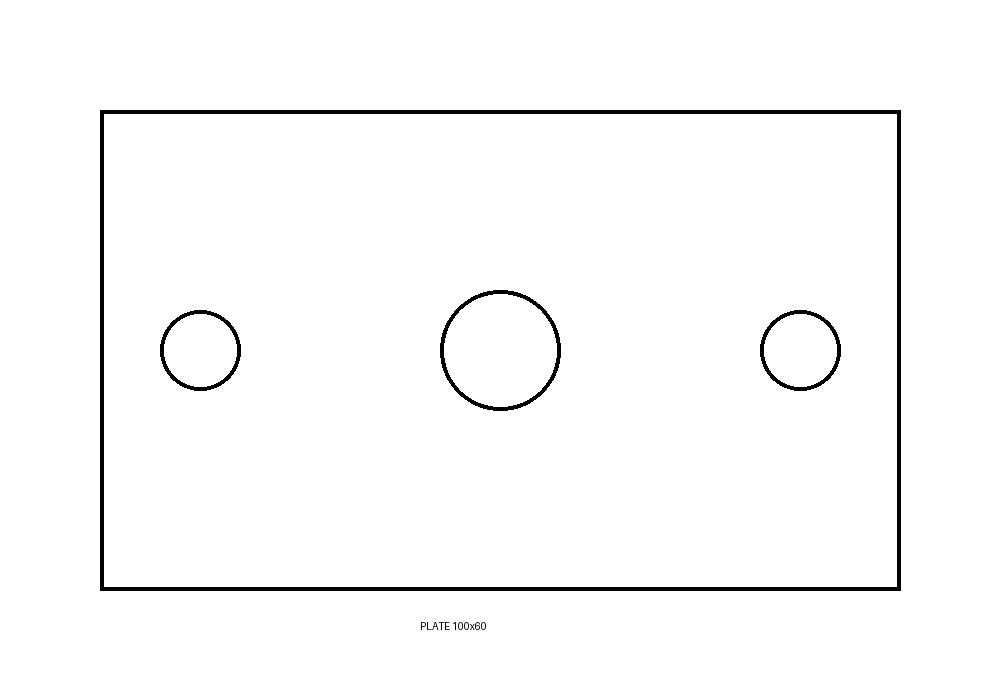
#> input picture tests/data/bracket_drawing.png, 1000 x 700 px
$ python -i vision.py   (imports and definitions only)
#> lines starting #> are read from the running program, lines starting #| are printed output that depends on the picture; after the words box and inside, x2 and y2 are one past the last pixel; in counts of white or black regions, pixels touching at a corner belong together
"""Image helpers: load/downscale, contour extraction from drawings, side-by-side compare."""
import io
import math

from PIL import Image as PILImage, ImageDraw, ImageFont, ImageOps

MAX_SIDE = 1568  # what most vision models use without further downscaling


def load(path):
#> called with path = '../../tests/data/bracket_drawing.png'
    img = PILImage.open(path)
#> img is the input picture: PIL image 1000x700 RGB; min 0, max 255, mean 250
    img = ImageOps.exif_transpose(img)  # phone photos
    return img.convert("RGB")


# [92 lines left out: functions to_png, side_by_side, _photo_mask, _grabcut_mask, _resample, not called in this run]


def extract_contours(path, crop=None, invert=None, threshold=None, min_area_frac=0.002,
                     epsilon_frac=0.004, ref_length_mm=None, ref_axis="width",
                     mm_per_px=None, max_points=400, mode="auto", as_spline=False,
                     spline_points=32):
    """Find the main outline + inner holes of a part in a drawing/silhouette/clean photo.

    Returns coordinates in mm (if a scale is known) or px, origin at the centre of the
    outline's bounding box, Y axis pointing UP (CAD convention).
    """
    import cv2
    import numpy as np

    img = load(path)
    if crop:
        x0, y0, x1, y1 = [int(v) for v in crop]
        img = img.crop((x0, y0, x1, y1))
    gray = cv2.cvtColor(np.array(img), cv2.COLOR_RGB2GRAY)
    gray = cv2.GaussianBlur(gray, (5, 5), 0)
    h, w = gray.shape
#> h = 700; w = 1000

    if mode == "auto":
        # photos have many mid-tones; drawings/silhouettes are mostly two-tone
        hist = np.histogram(gray, bins=8, range=(0, 255))[0] / float(gray.size)
#> hist = [0.00898, 0.00115, 0.00865, 0.000566, 0.000666, 0.00898, 0.00126, 0.97]
        mode = "photo" if np.sort(hist)[-2:].sum() < 0.85 else "drawing"
#> mode = 'drawing'
    photo = mode == "photo"
#> photo = False
    if invert is None:  # bright border => dark object on light background
        border = np.concatenate([gray[0, :], gray[-1, :], gray[:, 0], gray[:, -1]])
#> border = 3400 values from 255 to 255
        invert = border.mean() > 127
#> invert = True
    flag = cv2.THRESH_BINARY_INV if invert else cv2.THRESH_BINARY
#> flag = 1
    if threshold is None:
        _, bw = cv2.threshold(gray, 0, 255, flag | cv2.THRESH_OTSU)
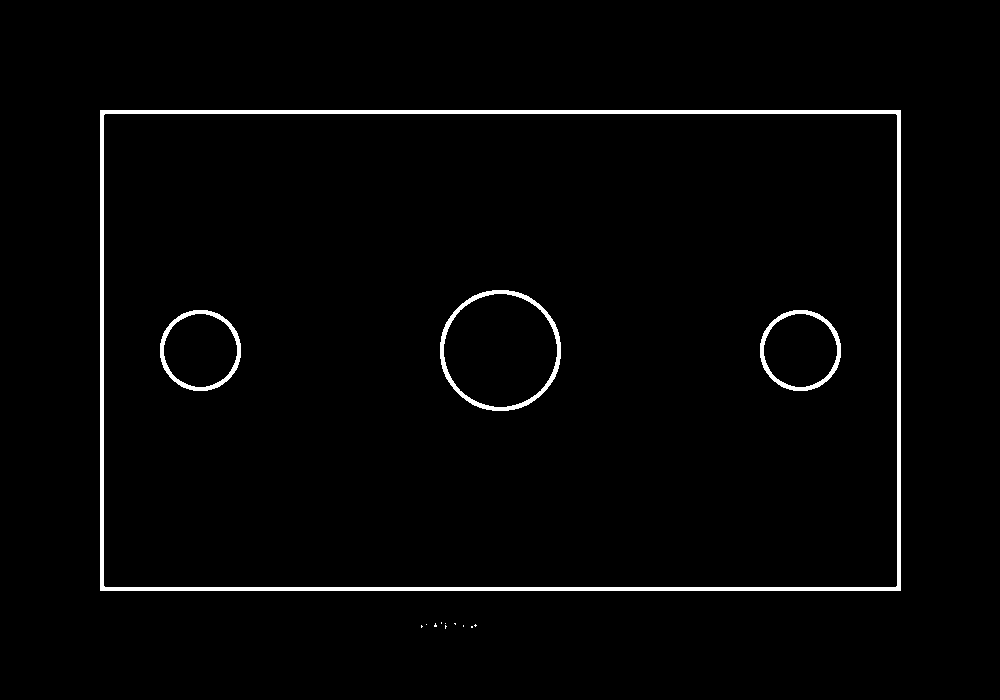
#> bw: shape (700, 1000); 2% white; 14 white regions (10 under 20 px), largest, box (x1, y1, x2, y2) and area: (100, 110, 901, 591) 10196, (440, 290, 561, 411) 1624, (160, 310, 241, 391) 1060, (760, 310, 841, 391) 1060
    else:
        _, bw = cv2.threshold(gray, int(threshold), 255, flag)
    k = max(3, int(round(min(h, w) / 300.0)) | 1)
#> k = 3
    bw = cv2.morphologyEx(bw, cv2.MORPH_CLOSE, np.ones((k, k), np.uint8))
#> bw: shape (700, 1000); 2% white; 12 white regions (8 under 20 px)
    if photo:
        bw = _photo_mask(np.array(img), np, cv2)

    # line drawings: fill closed outlines so the part becomes a solid region
    cnts, hier = cv2.findContours(bw, cv2.RETR_TREE, cv2.CHAIN_APPROX_NONE)
#> cnts = 16 contours, 8 with area under 20; largest, box (x1, y1, x2, y2) and area: (100, 110, 901, 591) 384000, (103, 113, 898, 588) 376348, (440, 290, 561, 411) 11406, (443, 293, 558, 408) 10114, (760, 310, 841, 391) 5086, (160, 310, 241, 391) 5086, (763, 313, 838, 388) 4244, (163, 313, 238, 388) 4244
    if not cnts:
        raise ValueError("no contours found (try invert=true/false, threshold or crop)")
    hier = hier[0]
    area = [cv2.contourArea(c) for c in cnts]
#> area = [0, 1, 4.5, 0, 0.5, 1, 3, 0, 384000, 376348, 5086, 4244, 5086, 4244, 11406, 10114]
    min_area = min_area_frac * h * w
#> min_area = 1400

    def children(i):
        out, c = [], hier[i][2]
        while c >= 0:
            out.append(c)
            c = hier[c][0]
        return out

    outers = [i for i in range(len(cnts)) if hier[i][3] < 0 and area[i] >= min_area]
#> outers = [8]
    if not outers:
        raise ValueError("no contour bigger than min_area_frac; lower it or crop")
    main = max(outers, key=lambda i: area[i])
#> main = 8
    kids = [c for c in children(main) if area[c] >= min_area * 0.05]
#> in children, `out, c = [], hier[i][2]`: out = []; c = 9
#> the loop in children, `while c >= 0:` made 1 pass
#> c on pass 1: -1
#> after the loop in children, `while c >= 0:`: out = [9]
#> kids = [9]
    big = [c for c in kids if area[c] > 0.6 * area[main]]
#> big = [9]
    mode = "silhouette"
    if big:  # outline drawn as a thin line: holes are drawn rings inside it
        mode = "line drawing"
        kids = [c for c in children(big[0]) if area[c] >= min_area * 0.05]
#> the loop in children (call 2), `while c >= 0:` made 3 passes
#> c on passes 1 to 3: 12, 14, -1
#> kids = [10, 12, 14]
    holes = kids
#> holes = [10, 12, 14]

    x, y, bw_w, bw_h = cv2.boundingRect(cnts[main])
#> x = 100; y = 110; bw_w = 801; bw_h = 481
    ox, oy = x + bw_w / 2.0, y + bw_h / 2.0
#> ox = 500.5; oy = 350.5
    if mm_per_px:
        scale, unit = float(mm_per_px), "mm"
    elif ref_length_mm:
        scale = float(ref_length_mm) / float(bw_w if ref_axis == "width" else bw_h)
        unit = "mm"
    else:
        scale, unit = 1.0, "px"

    def conv(px, py):
        return [round((px - ox) * scale, 2), round(-(py - oy) * scale, 2)]

    def describe(c):
        area = cv2.contourArea(c)
#> area = 384000
        peri = cv2.arcLength(c, True)
#> peri = 2560
        circ = 4 * math.pi * area / (peri * peri) if peri else 0
#> circ = 0.736
        (cx, cy), r = cv2.minEnclosingCircle(c)
#> cx = 500; cy = 350; r = 466.5
        if circ > 0.86 and area / (math.pi * r * r) > 0.86:
            return {"type": "circle", "x": conv(cx, cy)[0], "y": conv(cx, cy)[1],
                    "d": round(2 * math.sqrt(area / math.pi) * scale, 2)}
        eps = epsilon_frac * peri
#> eps = 10.24
        approx = cv2.approxPolyDP(c, eps, True)
#> approx = [[100, 110], [100, 590], [900, 590], [900, 110]]
        while len(approx) > max_points:
            eps *= 1.5
            approx = cv2.approxPolyDP(c, eps, True)
#> this loop made 0 passes
#> after the loop, eps = 10.24
        pts = [conv(p[0][0], p[0][1]) for p in approx]
#> pts = [[-400.5, 240.5], [-400.5, -239.5], [399.5, -239.5], [399.5, 240.5]]
        rx, ry, rw, rh = cv2.boundingRect(c)
#> rx = 100; ry = 110; rw = 801; rh = 481
        if len(pts) == 4 and area / float(rw * rh) > 0.95:
            ccx, ccy = conv(rx + rw / 2.0, ry + rh / 2.0)
#> ccx = 0; ccy = 0
            return {"type": "rect", "x": ccx, "y": ccy,
                    "w": round(rw * scale, 2), "h": round(rh * scale, 2)}
        return {"type": "polygon", "points": pts}

    outline = describe(cnts[main])
#> outline = {'type': 'rect', 'x': 0, 'y': 0, 'w': 801, 'h': 481}
    if as_spline:
        n = max(8, min(int(spline_points), 120))
        outline = {"type": "spline", "points": [conv(px, py) for px, py in _resample(cnts[main], n, np)]}
    hole_profiles = [describe(cnts[i]) for i in holes]
#> hole_profiles = 3 items

    overlay = img.copy()
    dr = ImageDraw.Draw(overlay)
    for i, color in [(main, (230, 40, 40))] + [(j, (40, 90, 230)) for j in holes]:
        pts = [tuple(p[0]) for p in cnts[i][:: max(1, len(cnts[i]) // 400)]]
        if len(pts) > 1:
            dr.line(pts + [pts[0]], fill=color, width=max(2, w // 300))
#> this loop made 4 passes
#> (i, color) on passes 1 to 4: (8, (230, 40, 40)), (10, (40, 90, 230)), (12, (40, 90, 230)), (14, (40, 90, 230))
    dr.rectangle([x, y, x + bw_w, y + bw_h], outline=(40, 160, 40), width=1)

    return {
        "unit": unit,
        "mode": ("photo silhouette" if photo else mode),
        "scale_mm_per_px": scale if unit == "mm" else None,
        "image_px": [w, h],
        "outline_bbox": {"w": round(bw_w * scale, 2), "h": round(bw_h * scale, 2), "unit": unit},
        "outline": outline,
        "holes": hole_profiles,
        "note": ("origin = centre of outline bbox, +Y up. Use these as sketch profiles; "
                 "replace pixel coordinates by mm once a reference dimension is known."
                 if unit == "px" else "origin = centre of outline bbox, +Y up, millimetres."),
    }, overlay


# [24 lines left out: function cutout, not called in this run]

>>> result = extract_contours('../../tests/data/bracket_drawing.png')
